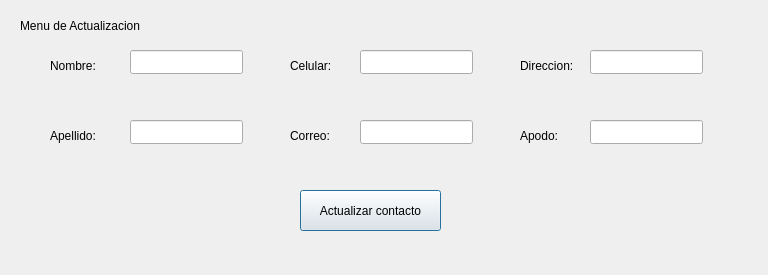
<?xml version="1.0" encoding="UTF-8"?>
<ui version="4.0">
 <class>menu_Actualizar</class>
 <widget class="QDialog" name="menu_Actualizar">
  <property name="geometry">
   <rect>
    <x>0</x>
    <y>0</y>
    <width>768</width>
    <height>275</height>
   </rect>
  </property>
  <property name="windowTitle">
   <string>Dialog</string>
  </property>
  <widget class="QLineEdit" name="txtApellido">
   <property name="geometry">
    <rect>
     <x>130</x>
     <y>120</y>
     <width>113</width>
     <height>24</height>
    </rect>
   </property>
  </widget>
  <widget class="QLineEdit" name="txtApodo">
   <property name="geometry">
    <rect>
     <x>590</x>
     <y>120</y>
     <width>113</width>
     <height>24</height>
    </rect>
   </property>
  </widget>
  <widget class="QLineEdit" name="txtCorreo">
   <property name="geometry">
    <rect>
     <x>360</x>
     <y>120</y>
     <width>113</width>
     <height>24</height>
    </rect>
   </property>
  </widget>
  <widget class="QLabel" name="labelApellido_2">
   <property name="geometry">
    <rect>
     <x>290</x>
     <y>50</y>
     <width>91</width>
     <height>31</height>
    </rect>
   </property>
   <property name="text">
    <string>Celular:</string>
   </property>
  </widget>
  <widget class="QLabel" name="labelApellido_4">
   <property name="geometry">
    <rect>
     <x>520</x>
     <y>50</y>
     <width>91</width>
     <height>31</height>
    </rect>
   </property>
   <property name="text">
    <string>Direccion:</string>
   </property>
  </widget>
  <widget class="QLabel" name="labelApellido">
   <property name="geometry">
    <rect>
     <x>50</x>
     <y>120</y>
     <width>91</width>
     <height>31</height>
    </rect>
   </property>
   <property name="text">
    <string>Apellido:</string>
   </property>
  </widget>
  <widget class="QLineEdit" name="txtDireccion">
   <property name="geometry">
    <rect>
     <x>590</x>
     <y>50</y>
     <width>113</width>
     <height>24</height>
    </rect>
   </property>
  </widget>
  <widget class="QLabel" name="labelApellido_5">
   <property name="geometry">
    <rect>
     <x>520</x>
     <y>120</y>
     <width>91</width>
     <height>31</height>
    </rect>
   </property>
   <property name="text">
    <string>Apodo:</string>
   </property>
  </widget>
  <widget class="QLineEdit" name="txtNombre">
   <property name="geometry">
    <rect>
     <x>130</x>
     <y>50</y>
     <width>113</width>
     <height>24</height>
    </rect>
   </property>
  </widget>
  <widget class="QLabel" name="labelApellido_3">
   <property name="geometry">
    <rect>
     <x>290</x>
     <y>120</y>
     <width>91</width>
     <height>31</height>
    </rect>
   </property>
   <property name="text">
    <string>Correo:</string>
   </property>
  </widget>
  <widget class="QLabel" name="label">
   <property name="geometry">
    <rect>
     <x>50</x>
     <y>50</y>
     <width>91</width>
     <height>31</height>
    </rect>
   </property>
   <property name="text">
    <string>Nombre:</string>
   </property>
  </widget>
  <widget class="QLineEdit" name="txtCelular">
   <property name="geometry">
    <rect>
     <x>360</x>
     <y>50</y>
     <width>113</width>
     <height>24</height>
    </rect>
   </property>
  </widget>
  <widget class="QLabel" name="label_2">
   <property name="geometry">
    <rect>
     <x>20</x>
     <y>10</y>
     <width>131</width>
     <height>31</height>
    </rect>
   </property>
   <property name="text">
    <string>Menu de Actualizacion</string>
   </property>
  </widget>
  <widget class="QPushButton" name="btnActualizar_menu">
   <property name="geometry">
    <rect>
     <x>300</x>
     <y>190</y>
     <width>141</width>
     <height>41</height>
    </rect>
   </property>
   <property name="text">
    <string>Actualizar contacto</string>
   </property>
  </widget>
 </widget>
 <resources/>
 <connections/>
</ui>
